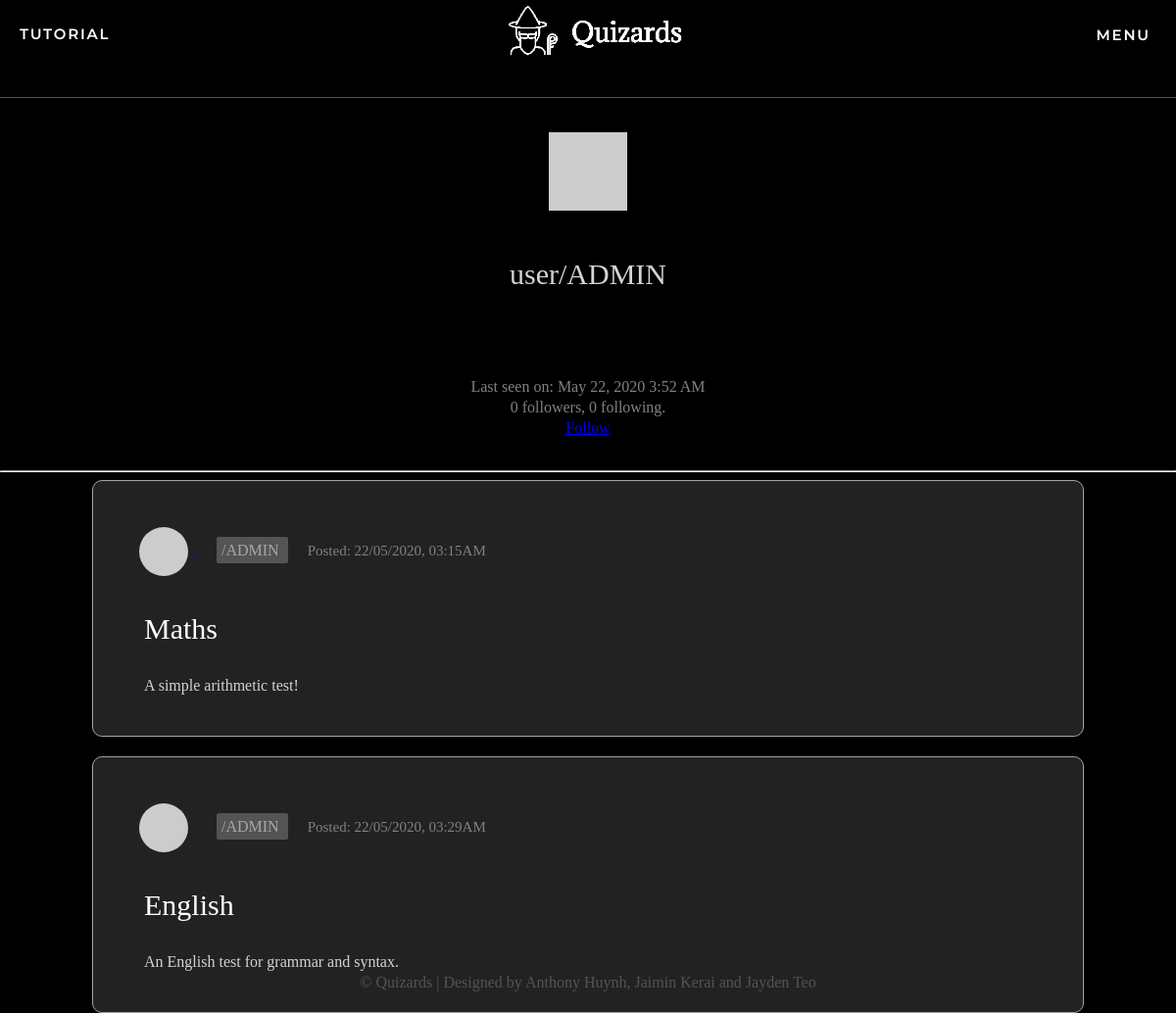
The page /user/ADMIN (signed in) on the database its author committed.
### app/models.py (models this page shows, shortened)
class User(UserMixin, db.Model):
    id = db.Column(db.Integer, primary_key=True)
    username = db.Column(db.String(64), index=True, unique=True)
    email = db.Column(db.String(120), index=True, unique=True)
    password_hash = db.Column(db.String(128))
    posts = db.relationship('Post', backref='author', lazy='dynamic')
    authorOf = db.relationship('Quizzes', backref='author', lazy='dynamic')
    admin = db.Column(db.Boolean, unique=False, default=False)
    marksOf = db.relationship('quizMarks', backref='markOf', lazy='dynamic')
    longanswers = db.relationship('LongAnswers', backref='user', lazy='dynamic')
    def avatar(self, size):
        digest = md5(self.email.lower().encode('utf-8')).hexdigest()
        return 'https://www.gravatar.com/avatar/{}?d=identicon&s={}'.format(
            digest, size)
    about_me = db.Column(db.String(140))
    last_seen = db.Column(db.DateTime, default=datetime.utcnow)
    followed = db.relationship(
        'User', secondary=followers,
        primaryjoin=(followers.c.follower_id == id),
        secondaryjoin=(followers.c.followed_id == id),
        backref=db.backref('followers', lazy='dynamic'), lazy='dynamic')
    def is_following(self, user):
        return self.followed.filter(
            followers.c.followed_id == user.id).count() > 0

class Quizzes(db.Model):
    id = db.Column(db.Integer, primary_key=True, autoincrement=True, unique=True)
    name = db.Column(db.String(64))
    description = db.Column(db.String(255))
    questions = db.relationship('Questions', backref='Quizzes', lazy='dynamic')
    mcquestion = db.relationship('multiChoice', backref='MCQuizzes', lazy='dynamic')
    longquestions = db.relationship('LongQuestions', backref='LongQuizzes', lazy='dynamic')
    author_id = db.Column(db.Integer, db.ForeignKey('user.id'))
    pub_date = db.Column(db.DateTime, index=True, default=datetime.utcnow)
    quizMarks = db.relationship('quizMarks', backref='quizMarks', lazy='dynamic')
    posts= db.relationship('Post', backref='Quiz', lazy='dynamic')

### app/routes.py (the view)
@app.route('/user/<username>')
@login_required
def user(username):
    user = User.query.filter_by(username=username).first_or_404()
    page = request.args.get('page', 1, type=int)
    posts = user.posts.order_by(Post.timestamp.desc()).paginate(
        page, app.config['POSTS_PER_PAGE'], False)
    quizzes = user.authorOf.paginate(page)
    next_url = url_for('user', username=user.username, page=posts.next_num) \
        if posts.has_next else None
    prev_url = url_for('user', username=user.username, page=posts.prev_num) \
        if posts.has_prev else None
    return render_template('user.html', user=user, posts=posts.items,
                           next_url=next_url, prev_url=prev_url, quizzes=quizzes.items)

### app/models.py (called while the page is built)
@login.user_loader
def load_user(id):
    return User.query.get(int(id))

### app/routes.py (called while the page is built)
@app.before_request
def before_request():
    if current_user.is_authenticated:
        g.user = load_user(current_user.id)
        current_user.last_seen = datetime.utcnow()
        db.session.commit()

### app/templates/user.html (shortened to what this page needs)
{% extends "base.html" %}
{% block content %}
<div class="container">
    <table class= "profile-table" width="100%">
        <tr>
            <td width="100%" style="text-align: center;"><img src="{{ user.avatar(128) }}" class="profile-avatar"></td>
        </tr>
        <tr>
            <td style="text-align: center;">
                <p class="username">user/{{ user.username }}</p>
            </td>
        </tr>
        <tr>
            <td>
            </td>
        </tr>
        <tr>
            <td>
                {% if user.last_seen %}<p>Last seen on: {{ moment(user.last_seen).format('LLL') }}</p>{% endif %}
                <p>{{ user.followers.count() }} followers, {{ user.followed.count() }} following.</p>
                {% if user == current_user %}
                <p><a href="{{ url_for('edit_profile') }}">Edit your profile</a></p>
                {% elif not current_user.is_following(user) %}
                <p><a href="{{ url_for('follow', username=user.username) }}">Follow</a></p>
                {% else %}
                <p><a href="{{ url_for('unfollow', username=user.username) }}">Unfollow</a></p>
                {% endif %}
            </td>
        </tr>
    </table>
    <hr>
    {% for quiz in quizzes %}
        {% include 'quizdisplay.html' %}
    {% endfor %}
</div>
{% endblock %}

### app/templates/quizdisplay.html (shortened to what this page needs)
<div class="row" onclick="location.href='{{ url_for('quizform', quizid=quiz.id,  quizname=quiz.name) }}';" style="cursor:pointer;">
        <table>
            <tr>
                <td colspan=100%;>
                    <a href="{{ url_for('user', username=quiz.author.username) }}">
                    <img src="{{ quiz.author.avatar(36) }}" class="profile-pic">
                    </a>
                    <a href="{{ url_for('user', username=quiz.author.username) }}" class = "author">
                        /{{ quiz.author.username }}
                    </a><span class="date">Posted: {{ moment(quiz.pub_date).format('DD/MM/YYYY, hh:mmA') }}</span>
                </td>
            </tr>
                        <td colspan=5><a href="{{ url_for('quizform', quizid=quiz.id, quizname=quiz.name) }}" class="quiz-name">
                            {{ quiz.name }} </a></td>
            <tr>
                <td colspan=5, class="desc">{{ quiz.description }}
                </td>
            </tr>
        </table>
</div>

### app/static/css/styles.css (style rules this page uses)
body { margin: 0; padding: 0; height: 100vh; font-family: Verdana; background-color: black; color: rgb(215, 218, 220); }
.row { position:relative; left: 50%; transform: translate(-50%, 0%); max-width: 1000px; width: 80%; background: #222222; padding: 25px; border-radius: 10px; margin-bottom: 20px; border: 1px solid #A5A4A4; }
.profile-pic { border-radius: 50%; padding: 5px; width:50px; margin-top:0px; vertical-align: middle; }
.author { margin: 20px; color: rgb(168, 168, 168); padding: 5px; text-decoration: none; background-color: RGBA(84, 84, 82, 1); border-radius:2px; text-align: center; }
.quiz-name { text-decoration:none; color:white; padding:10px; border-radius:2px; margin-right:20px; font-size:30px; }
.desc { color: lightgrey; padding-left:25px; }
.date { font-size:15px; color: grey; padding-top:15px; }
.assessments th, td { padding: 15px; text-align: left; }
.profile-avatar { text-align: center; }
.profile-table td { text-align:center; line-height:5px; }
.profile-table .username { font-size: 30px; color:lightgrey; }
.profile-table p { color:grey; }
html, body { height:100%; }

### rows shown on the page
User: username "ADMIN", last_seen "May 22, 2020 3:52 AM"
Quizzes: author.username "ADMIN", pub_date "22/05/2020, 03:15AM", name "Maths", description "A simple arithmetic test!"
Quizzes: author.username "ADMIN", pub_date "22/05/2020, 03:29AM", name "English", description "An English test for grammar and syntax."

### other values the page prints
{{ user.followers.count() }} "0"
{{ user.followed.count() }} "0"
